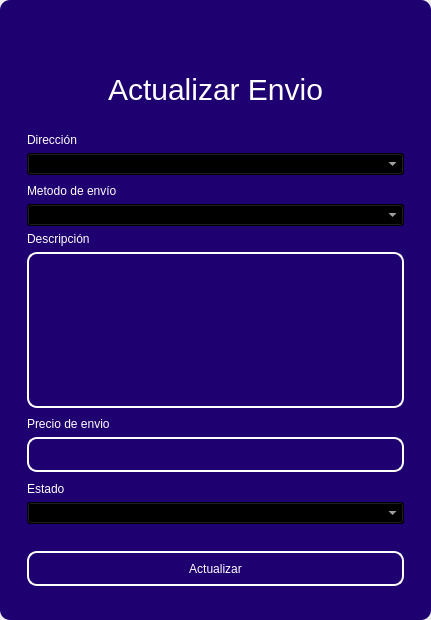
<?xml version="1.0" encoding="UTF-8"?>
<ui version="4.0">
 <class>MainWindow</class>
 <widget class="QMainWindow" name="MainWindow">
  <property name="geometry">
   <rect>
    <x>0</x>
    <y>0</y>
    <width>431</width>
    <height>620</height>
   </rect>
  </property>
  <property name="windowTitle">
   <string>MainWindow</string>
  </property>
  <property name="styleSheet">
   <string notr="true"/>
  </property>
  <widget class="QWidget" name="centralwidget">
   <property name="styleSheet">
    <string notr="true"/>
   </property>
   <layout class="QVBoxLayout" name="verticalLayout">
    <property name="spacing">
     <number>0</number>
    </property>
    <property name="leftMargin">
     <number>0</number>
    </property>
    <property name="topMargin">
     <number>0</number>
    </property>
    <property name="rightMargin">
     <number>0</number>
    </property>
    <property name="bottomMargin">
     <number>0</number>
    </property>
    <item>
     <widget class="QFrame" name="frame">
      <property name="enabled">
       <bool>true</bool>
      </property>
      <property name="styleSheet">
       <string notr="true">QFrame {
	border-radius:10px;
	background-color:#1E0070;
 }
</string>
      </property>
      <property name="frameShape">
       <enum>QFrame::StyledPanel</enum>
      </property>
      <property name="frameShadow">
       <enum>QFrame::Raised</enum>
      </property>
      <layout class="QVBoxLayout" name="verticalLayout_2">
       <item>
        <widget class="QFrame" name="frame_superior">
         <property name="minimumSize">
          <size>
           <width>0</width>
           <height>40</height>
          </size>
         </property>
         <property name="maximumSize">
          <size>
           <width>16777215</width>
           <height>40</height>
          </size>
         </property>
         <property name="styleSheet">
          <string notr="true">QPushButton{
border-radius:18px;
}

QPushButton:hover{
	background-color: rgb(0, 0, 0);
}
</string>
         </property>
         <property name="frameShape">
          <enum>QFrame::StyledPanel</enum>
         </property>
         <property name="frameShadow">
          <enum>QFrame::Raised</enum>
         </property>
         <layout class="QHBoxLayout" name="horizontalLayout_3">
          <property name="spacing">
           <number>4</number>
          </property>
          <property name="leftMargin">
           <number>0</number>
          </property>
          <property name="topMargin">
           <number>0</number>
          </property>
          <property name="rightMargin">
           <number>0</number>
          </property>
          <property name="bottomMargin">
           <number>0</number>
          </property>
          <item>
           <widget class="QPushButton" name="btn_icon">
            <property name="text">
             <string/>
            </property>
            <property name="iconSize">
             <size>
              <width>40</width>
              <height>40</height>
             </size>
            </property>
           </widget>
          </item>
          <item>
           <spacer name="horizontalSpacer_2">
            <property name="orientation">
             <enum>Qt::Horizontal</enum>
            </property>
            <property name="sizeHint" stdset="0">
             <size>
              <width>443</width>
              <height>20</height>
             </size>
            </property>
           </spacer>
          </item>
          <item>
           <widget class="QPushButton" name="bt_minimizar">
            <property name="minimumSize">
             <size>
              <width>38</width>
              <height>38</height>
             </size>
            </property>
            <property name="maximumSize">
             <size>
              <width>38</width>
              <height>38</height>
             </size>
            </property>
            <property name="cursor">
             <cursorShape>PointingHandCursor</cursorShape>
            </property>
            <property name="text">
             <string/>
            </property>
            <property name="icon">
             <iconset>
              <normaloff>image/minus.svg</normaloff>image/minus.svg</iconset>
            </property>
            <property name="iconSize">
             <size>
              <width>38</width>
              <height>38</height>
             </size>
            </property>
           </widget>
          </item>
          <item>
           <widget class="QPushButton" name="bt_maximizar">
            <property name="minimumSize">
             <size>
              <width>38</width>
              <height>38</height>
             </size>
            </property>
            <property name="maximumSize">
             <size>
              <width>38</width>
              <height>38</height>
             </size>
            </property>
            <property name="cursor">
             <cursorShape>PointingHandCursor</cursorShape>
            </property>
            <property name="text">
             <string/>
            </property>
            <property name="icon">
             <iconset>
              <normaloff>image/chevron-up.svg</normaloff>image/chevron-up.svg</iconset>
            </property>
            <property name="iconSize">
             <size>
              <width>38</width>
              <height>38</height>
             </size>
            </property>
           </widget>
          </item>
          <item>
           <widget class="QPushButton" name="bt_restaurar">
            <property name="minimumSize">
             <size>
              <width>38</width>
              <height>38</height>
             </size>
            </property>
            <property name="maximumSize">
             <size>
              <width>38</width>
              <height>38</height>
             </size>
            </property>
            <property name="cursor">
             <cursorShape>PointingHandCursor</cursorShape>
            </property>
            <property name="text">
             <string/>
            </property>
            <property name="icon">
             <iconset>
              <normaloff>image/chevron-down.svg</normaloff>image/chevron-down.svg</iconset>
            </property>
            <property name="iconSize">
             <size>
              <width>38</width>
              <height>38</height>
             </size>
            </property>
           </widget>
          </item>
          <item>
           <widget class="QPushButton" name="bt_cerrar">
            <property name="minimumSize">
             <size>
              <width>38</width>
              <height>38</height>
             </size>
            </property>
            <property name="maximumSize">
             <size>
              <width>38</width>
              <height>38</height>
             </size>
            </property>
            <property name="cursor">
             <cursorShape>PointingHandCursor</cursorShape>
            </property>
            <property name="text">
             <string/>
            </property>
            <property name="icon">
             <iconset>
              <normaloff>image/x.svg</normaloff>image/x.svg</iconset>
            </property>
            <property name="iconSize">
             <size>
              <width>38</width>
              <height>38</height>
             </size>
            </property>
           </widget>
          </item>
         </layout>
        </widget>
       </item>
       <item>
        <widget class="QFrame" name="frame_3">
         <property name="styleSheet">
          <string notr="true">QLabel {
	color: rgb(255, 255, 254);
	font: 12pt &quot;Arial&quot;;
	background-color: rgba(0, 0, 0,0);
}

QTextEdit{
background-color: rgba(0, 0, 0,0);
border-radius:10px; 
font: 12pt &quot;Arial&quot;;
color: rgb(255, 255, 254);
border: 2px solid  rgb(255, 255, 255);

}

QTextEdit:hover{
background-color: rgba(0, 0, 0,0);
border-radius:10px; 
font: 12pt &quot;Arial&quot;;
border: 2px solid  rgb(120, 0, 171);
}

QTextEdit:focus{
background-color: rgb(0, 0, 0);
border-radius:10px; 
font: 12pt &quot;Arial&quot;;
border: 2px solid rgb(120, 0, 171);
}

QLineEdit{
background-color: rgba(0, 0, 0,0);
border-radius:10px; 
font: 12pt &quot;Arial&quot;;
color: rgb(255, 255, 254);
border: 2px solid  rgb(255, 255, 255);

}

QLineEdit:hover{
background-color: rgba(0, 0, 0,0);
border-radius:10px; 
font: 12pt &quot;Arial&quot;;
border: 2px solid  rgb(120, 0, 171);
}

QLineEdit:focus{
background-color: rgb(0, 0, 0);
border-radius:10px; 
font: 12pt &quot;Arial&quot;;
border: 2px solid rgb(120, 0, 171);
}

QCheckBox{
	font: 12pt &quot;Arial&quot;;
	color: rgb(255, 255, 255);
}

QCheckBox::indicator {
    width: 18px;
    height:18px;
}

QCheckBox::indicator:unchecked {
   background-image: url(image/square.svg);
}

QCheckBox::indicator:checked {
   background-image: url(image/check-square.svg);
}

QPushButton{
border-radius:10px; 
font: 12pt &quot;Arial&quot;;
color: rgb(255, 255, 254);
border: 2px solid #ffffff;
}

QPushButton:hover{
border-radius:10px; 
font: 12pt &quot;Arial&quot;;
color: rgb(255, 255, 255);
border: 2px solid rgb(120, 0, 171);
	background-color: rgb(120, 0, 171);
}
</string>
         </property>
         <property name="frameShape">
          <enum>QFrame::StyledPanel</enum>
         </property>
         <property name="frameShadow">
          <enum>QFrame::Raised</enum>
         </property>
         <layout class="QHBoxLayout" name="horizontalLayout_4">
          <item>
           <layout class="QVBoxLayout" name="verticalLayout_4">
            <item>
             <widget class="QLabel" name="label_3">
              <property name="minimumSize">
               <size>
                <width>100</width>
                <height>50</height>
               </size>
              </property>
              <property name="styleSheet">
               <string notr="true">font-size: 30px;
color: rgb(255, 255, 255);</string>
              </property>
              <property name="text">
               <string>Actualizar Envio</string>
              </property>
              <property name="alignment">
               <set>Qt::AlignCenter</set>
              </property>
             </widget>
            </item>
            <item>
             <widget class="QFrame" name="frame_4">
              <property name="maximumSize">
               <size>
                <width>400</width>
                <height>600</height>
               </size>
              </property>
              <property name="styleSheet">
               <string notr="true">QLabel {
	color: rgb(255, 255, 254);
	font: 12pt &quot;Arial&quot;;
	background-color: rgba(0, 0, 0,0);
}

QTextEdit{
background-color: rgba(0, 0, 0,0);
border-radius:10px; 
font: 12pt &quot;Arial&quot;;
color: rgb(255, 255, 254);
border: 2px solid  rgb(255, 255, 255);

}

QTextEdit:hover{
background-color: rgba(0, 0, 0,0);
border-radius:10px; 
font: 12pt &quot;Arial&quot;;
border: 2px solid  rgb(120, 0, 171);
}

QTextEdit:focus{
background-color: rgb(0, 0, 0);
border-radius:10px; 
font: 12pt &quot;Arial&quot;;
border: 2px solid rgb(120, 0, 171);
}

QLineEdit{
background-color: rgba(0, 0, 0,0);
border-radius:10px; 
font: 12pt &quot;Arial&quot;;
color: rgb(255, 255, 254);
border: 2px solid  rgb(255, 255, 255);

}

QLineEdit:hover{
background-color: rgba(0, 0, 0,0);
border-radius:10px; 
font: 12pt &quot;Arial&quot;;
border: 2px solid  rgb(120, 0, 171);
}

QLineEdit:focus{
background-color: rgb(0, 0, 0);
border-radius:10px; 
font: 12pt &quot;Arial&quot;;
border: 2px solid rgb(120, 0, 171);
}

QCheckBox{
	font: 12pt &quot;Arial&quot;;
	color: rgb(255, 255, 255);
}

QCheckBox::indicator {
    width: 18px;
    height:18px;
}

QCheckBox::indicator:unchecked {
   background-image: url(image/square.svg);
}

QCheckBox::indicator:checked {
   background-image: url(image/check-square.svg);
}

QPushButton{
border-radius:10px; 
font: 12pt &quot;Arial&quot;;
color: rgb(255, 255, 254);
border: 2px solid #ffffff;
}

QPushButton:hover{
border-radius:10px; 
font: 12pt &quot;Arial&quot;;
color: rgb(255, 255, 255);
border: 2px solid rgb(120, 0, 171);
	background-color: rgb(120, 0, 171);
}
</string>
              </property>
              <property name="frameShape">
               <enum>QFrame::StyledPanel</enum>
              </property>
              <property name="frameShadow">
               <enum>QFrame::Raised</enum>
              </property>
              <layout class="QVBoxLayout" name="verticalLayout_3">
               <item>
                <spacer name="verticalSpacer_3">
                 <property name="orientation">
                  <enum>Qt::Vertical</enum>
                 </property>
                 <property name="sizeHint" stdset="0">
                  <size>
                   <width>20</width>
                   <height>40</height>
                  </size>
                 </property>
                </spacer>
               </item>
               <item>
                <widget class="QLabel" name="label_4">
                 <property name="text">
                  <string>Dirección</string>
                 </property>
                </widget>
               </item>
               <item>
                <widget class="QComboBox" name="address_combobox">
                 <property name="cursor">
                  <cursorShape>PointingHandCursor</cursorShape>
                 </property>
                 <property name="styleSheet">
                  <string notr="true">background-color: rgb(0, 0, 0);
color: rgb(255, 255, 255);</string>
                 </property>
                </widget>
               </item>
               <item>
                <spacer name="verticalSpacer_4">
                 <property name="orientation">
                  <enum>Qt::Vertical</enum>
                 </property>
                 <property name="sizeHint" stdset="0">
                  <size>
                   <width>20</width>
                   <height>40</height>
                  </size>
                 </property>
                </spacer>
               </item>
               <item>
                <widget class="QLabel" name="label">
                 <property name="text">
                  <string>Metodo de envío</string>
                 </property>
                </widget>
               </item>
               <item>
                <widget class="QComboBox" name="method_combobox">
                 <property name="cursor">
                  <cursorShape>PointingHandCursor</cursorShape>
                 </property>
                 <property name="styleSheet">
                  <string notr="true">background-color: rgb(0, 0, 0);
color: rgb(255, 255, 255);</string>
                 </property>
                </widget>
               </item>
               <item>
                <widget class="QLabel" name="label_7">
                 <property name="text">
                  <string>Descripción</string>
                 </property>
                </widget>
               </item>
               <item>
                <widget class="QTextEdit" name="descriptiontxt"/>
               </item>
               <item>
                <spacer name="verticalSpacer">
                 <property name="orientation">
                  <enum>Qt::Vertical</enum>
                 </property>
                 <property name="sizeHint" stdset="0">
                  <size>
                   <width>20</width>
                   <height>40</height>
                  </size>
                 </property>
                </spacer>
               </item>
               <item>
                <widget class="QLabel" name="label_5">
                 <property name="text">
                  <string>Precio de envio</string>
                 </property>
                </widget>
               </item>
               <item>
                <widget class="QLineEdit" name="pricesenttxt">
                 <property name="minimumSize">
                  <size>
                   <width>0</width>
                   <height>35</height>
                  </size>
                 </property>
                 <property name="maximumSize">
                  <size>
                   <width>16777215</width>
                   <height>16777215</height>
                  </size>
                 </property>
                 <property name="echoMode">
                  <enum>QLineEdit::Normal</enum>
                 </property>
                </widget>
               </item>
               <item>
                <spacer name="verticalSpacer_5">
                 <property name="orientation">
                  <enum>Qt::Vertical</enum>
                 </property>
                 <property name="sizeHint" stdset="0">
                  <size>
                   <width>20</width>
                   <height>40</height>
                  </size>
                 </property>
                </spacer>
               </item>
               <item>
                <widget class="QLabel" name="label_status">
                 <property name="text">
                  <string>Estado</string>
                 </property>
                </widget>
               </item>
               <item>
                <widget class="QComboBox" name="status_combobox">
                 <property name="cursor">
                  <cursorShape>PointingHandCursor</cursorShape>
                 </property>
                 <property name="styleSheet">
                  <string notr="true">color: rgb(255, 255, 255);
background-color: rgb(0, 0, 0);</string>
                 </property>
                </widget>
               </item>
               <item>
                <spacer name="verticalSpacer_6">
                 <property name="orientation">
                  <enum>Qt::Vertical</enum>
                 </property>
                 <property name="sizeHint" stdset="0">
                  <size>
                   <width>20</width>
                   <height>40</height>
                  </size>
                 </property>
                </spacer>
               </item>
               <item>
                <spacer name="verticalSpacer_10">
                 <property name="orientation">
                  <enum>Qt::Vertical</enum>
                 </property>
                 <property name="sizeHint" stdset="0">
                  <size>
                   <width>20</width>
                   <height>40</height>
                  </size>
                 </property>
                </spacer>
               </item>
               <item>
                <spacer name="verticalSpacer_9">
                 <property name="orientation">
                  <enum>Qt::Vertical</enum>
                 </property>
                 <property name="sizeHint" stdset="0">
                  <size>
                   <width>20</width>
                   <height>50</height>
                  </size>
                 </property>
                </spacer>
               </item>
               <item>
                <widget class="QPushButton" name="btn_update">
                 <property name="minimumSize">
                  <size>
                   <width>0</width>
                   <height>35</height>
                  </size>
                 </property>
                 <property name="cursor">
                  <cursorShape>PointingHandCursor</cursorShape>
                 </property>
                 <property name="text">
                  <string>Actualizar</string>
                 </property>
                </widget>
               </item>
               <item>
                <spacer name="verticalSpacer_7">
                 <property name="orientation">
                  <enum>Qt::Vertical</enum>
                 </property>
                 <property name="sizeHint" stdset="0">
                  <size>
                   <width>20</width>
                   <height>40</height>
                  </size>
                 </property>
                </spacer>
               </item>
               <item>
                <spacer name="verticalSpacer_8">
                 <property name="orientation">
                  <enum>Qt::Vertical</enum>
                 </property>
                 <property name="sizeHint" stdset="0">
                  <size>
                   <width>20</width>
                   <height>40</height>
                  </size>
                 </property>
                </spacer>
               </item>
              </layout>
             </widget>
            </item>
           </layout>
          </item>
         </layout>
        </widget>
       </item>
      </layout>
     </widget>
    </item>
   </layout>
  </widget>
 </widget>
 <resources/>
 <connections/>
</ui>
